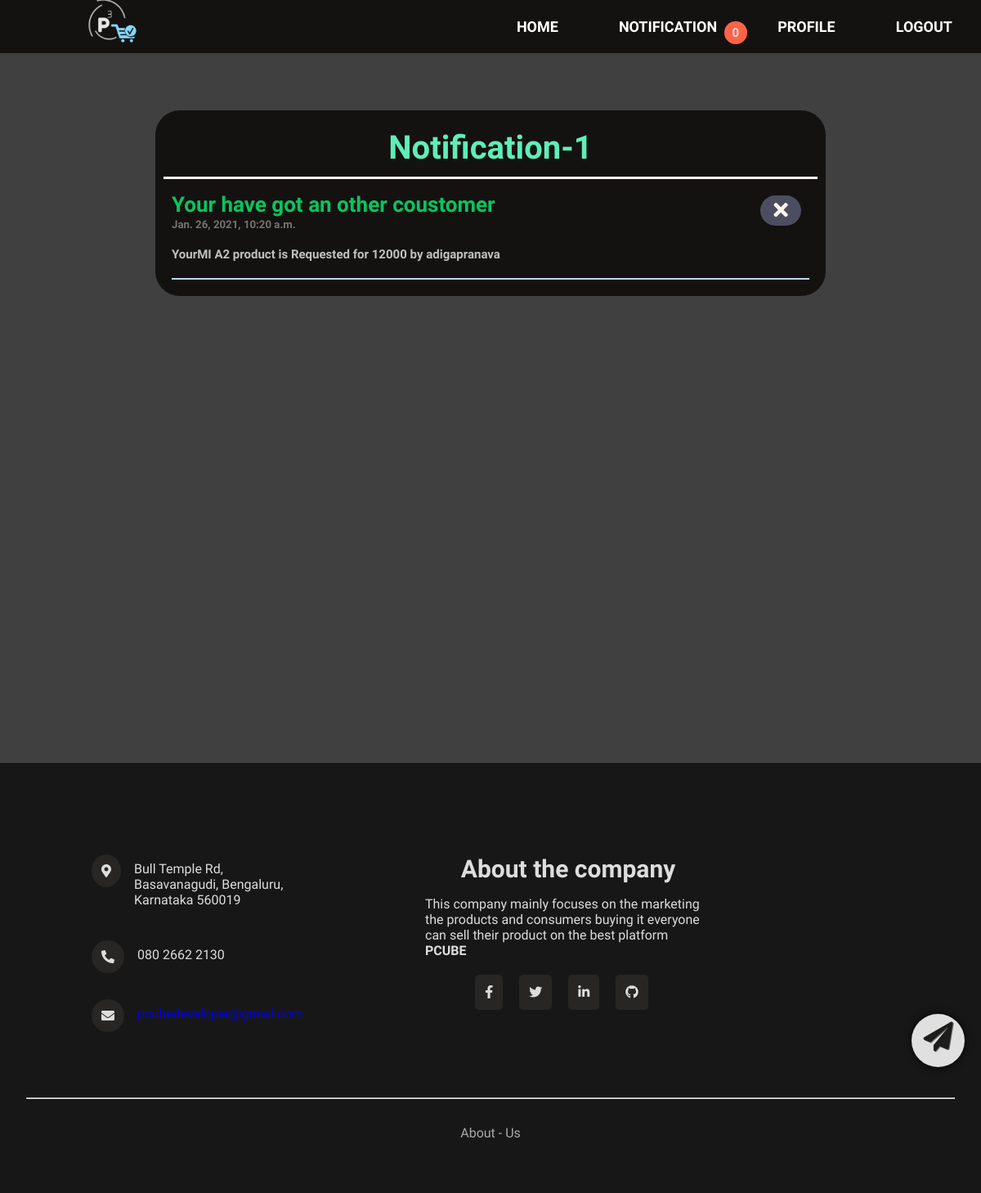
/notification/ (signed in), run on an earlier commit of the app's database.
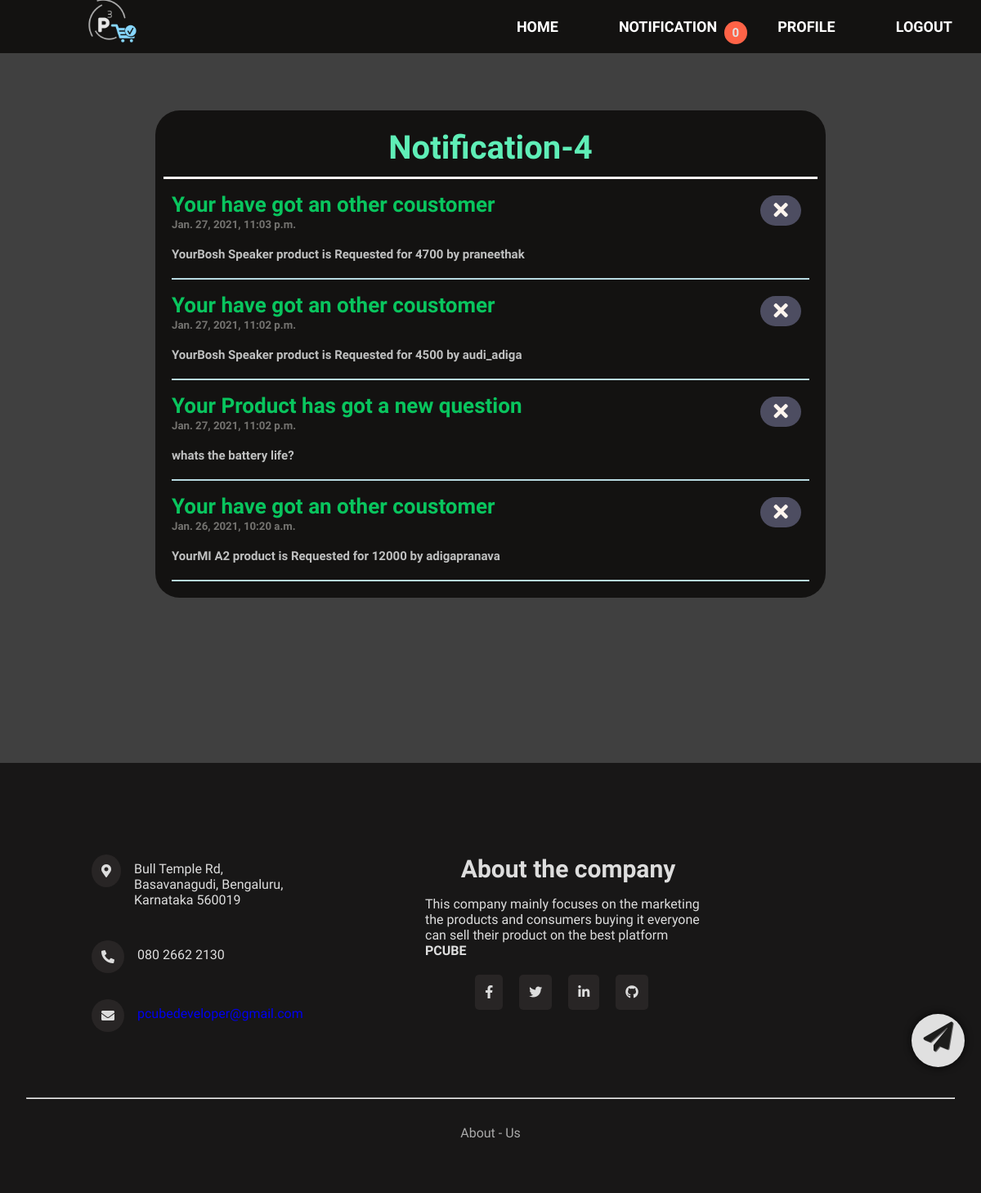
And on a later commit of the database.
### pcube/models.py (models this page shows)
class Notification(models.Model):
    post = models.ForeignKey(Post, on_delete=models.CASCADE, blank=True, null=True)
    user = models.ForeignKey(User, on_delete=models.CASCADE)
    ques = models.ForeignKey(Question, on_delete=models.CASCADE, blank=True, null=True, default=None)
    title = models.CharField(max_length= 30)
    h1 = models.CharField(max_length= 30)
    discription = discription = models.TextField()
    date_posted = models.DateTimeField(default=timezone.now)
    read =  models.BooleanField(default=False)
    showed = models.BooleanField(default=False)

### pcube/views.py (the view)
# urls.py: path('notification/', views.notification, name='notification'),
def notification(request):
    try:
        msgs = Notification.objects.order_by('-date_posted').filter(user = request.user, read = False)
        noti_count = msgs.count()
        unread_msgs = msgs.filter(showed = False)
        for unread_msg in unread_msgs:
            unread_msg.showed = True
            unread_msg.save()
    except:
        msgs = []
        noti_count = 0
    context = {
        'msgs':msgs,
        'msgs_count': noti_count
    }
    return render(request, 'pcube/notification.html',context)

### pcube/templates/pcube/notification.html (shortened to what this page needs)
{% extends 'pcube/base.html' %}
{% load static %}
{% block headers %}
    <link rel="stylesheet" type="text/css" href="{% static 'pcube/notification.css' %}">
{% endblock headers %}
{% block content %}
    <div class="notifications">
        <h2>Notification-{{msgs_count}}</h2>
        {% for msg in msgs %}
        <div class="notification">
            <h1><a href="{% url 'post-detail' msg.post.id %}#question-no-{{msg.ques.id}}">{{msg.title}}</a>
                <h5>{{msg.date_posted}}</h5>
                <form action="{% url 'noti-clear' %}" method="POST">
                    <button id="like" class="btn ulk" type="submit" name="noti_id" value="{{ msg.id }}">
                </form>
                <i class="fas fa-times" style="font-size:25px"></i>
            </h1>
            <h3>{{msg.discription}}</h3>
        </div>
        {% endfor %}
    </div>
    <div class="addpost-div">
        <div class="addpost-div2">
            <div id="addpost">
                <a href="{% url 'add-post' %}"><i class="fa fa-paper-plane" style="font-size:36px"></i></a>
            </div>
        </div>
    </div>
{% endblock content %}

### pcube/templates/pcube/base.html (shortened to what this page needs)
{% load static %}
<!DOCTYPE html>
<html lang="en">
<head>
    <link rel="stylesheet" href="https://use.fontawesome.com/releases/v5.15.2/css/all.css"
>
    <link rel="stylesheet" type="text/css" href="{% static 'pcube/main.css' %}">
    {% block headers %}
    {% endblock headers %}
</head>
<body>
    <nav>
        <label class="logo">
            <a href="{% url 'pcube-home' %}" style="color: aliceblue;">
                <img src="{% static 'images/favicon2.png' %}" alt="logo" style="position: relative; top: -13px; height: 70px;">
            </a>
        </label>
        <ul class="list">
            <li class="ls"><a class="active" href="{% url 'pcube-home' %}">Home</a></li>
            <li class="ls noti-li">
                <a href="{% url 'notification' %}">Notification</a>
                <p id="noti-count">0</p>
            </li>
            {% if user.is_authenticated %}
                <li class="ls"><a href="{% url 'profile' %}">Profile</a></li>
                <li class="ls"><a href="{% url 'logout' %}">Logout</a></li>
            {% else %}
                <li class="ls"><a href="{% url 'login' %}">sign-in</a></li>
            {% endif %}
        </ul>
    </nav>
    <div class="block">
        {% block content %}
        {% endblock content %}
    </div>
    <footer>
        <div class="total-div">
      <div class="copyright">
        <div class="loc">
            <div>
            <i class="fas fa-map-marker-alt"></i>
            </div>
            <p>Bull Temple Rd, Basavanagudi,
            Bengaluru, Karnataka 560019</p>
        </div>
        <div class="phn">
            <div>
            <i class="fas fa-phone-alt"></i>
            </div>
            <p>080 2662 2130</p>
        </div>
        <div class="mail">
            <div>
            <i class="fas fa-envelope"></i>
            </div>
            <a href="mailto:pcubedeveloper@gmail.com">pcubedeveloper@gmail.com</a>
        </div>
      </div>
      <div class="social">
        <h3>About the company</h3>
        <p>This company mainly focuses on the marketing the products and
            consumers buying it everyone can sell their product on the best
            platform <strong>PCUBE</strong>
        </p>
        <div class="link">
            <a href="#"><i class="fab fa-facebook-f"></i></a>
            <a href="#"><i class="fab fa-twitter"></i></a>
            <a href="#"><i class="fab fa-linkedin-in"></i></a>
            <a href="https://github.com/adigapranava/PCUBE"><i class="fab fa-github"></i></a>
        </div>
      </div>
      </div>
      <hr>
      <div class="about-us"><a href="{% url 'about_us' %}" target="_blank">About - Us</a></div>
    </footer>
</body>
</html>

### static/pcube/main.css (style rules this page uses)
* { text-decoration: none; list-style: none; margin: 0; padding: 0; font-family: 'Didact Gothic', sans-serif; }
body { margin: 0; padding: 0; background-image: url("https://securecdn.pymnts.com/wp-content/uploads/2020/01/mukeshambani-relianceindustries-retail-amazon-flipkart-india-eCommerce.jpg"); background-color: #0f0f0fcb; background-blend-mode: multiply; background-repeat: no-repeat; background-size: cover; background-attachment: fixed; }
.logo { width: 20%; height: auto; min-width: 200px; }
nav { background-color: #131211; color: #e0e0e0; height: 65px; width: 100%; position: sticky; top: 0; z-index: 3; padding: 0; margin: 0; transition: height 0.7s; }
label.logo { color: white; font-size: 35px; line-height: 65px; padding: 0 100px; font-weight: bold; transition: line-height 0.7s; }
nav ul { float: right; margin-right: 20px; padding: 0; margin: 0; }
nav ul li { display: inline-block; line-height: 65px; margin: 0 5px; padding: 0; font-weight: 600; }
nav ul li a { color: white; font-size: 18px; padding: 10px 30px; margin: 0; border-radius: 30px; text-transform: uppercase; }
.noti-li { position: relative; }
#noti-count { font-size: 15px; margin: 0; position: absolute; top: 26px; right: -7px; line-height: normal; padding: 5px 10px; background-color: tomato; border-radius: 50%; }
.block { min-height: 100vh; }
footer { margin-top: 3rem; background-color: #181717; width: 100%; min-height: 300px; color: #ddd; padding: 2rem; box-sizing: border-box; }
.total-div { display: flex; }
footer .copyright { padding: 4rem; }
footer .copyright .loc, footer .copyright .phn, footer .copyright .mail { display: flex; padding: 1rem; }
footer .copyright i { background-color: #282525; padding: 0.75rem; border-radius: 50%; }
footer .copyright p, footer .copyright a { padding: 0.5rem 0.5rem 0.5rem 1rem; max-width: 200px; }
footer .social { padding: 4rem; text-align: center; }
footer .social h3 { padding: 1rem; font-size: 30px; }
footer .social p { max-width: 350px; text-align: left; }
footer .social .link { padding-top: 2rem; }
footer .social .link a { margin-right: 1rem; background-color: #282525; padding: 0.75rem; color: #ddd; border-radius: 5px; }
.about-us { text-align: center; padding: 2rem; color: #aaa; }
.about-us a { color: #aaa; }
.block { margin: 0; padding-top: 20px; }

### static/pcube/notification.css (style rules this page uses)
.notifications { margin-top: 50px; padding: 10px; background-color: #131211; border-radius: 30px; color: aliceblue; width: 90%; max-width: 800px; position: relative; left: 50%; transform: translateX(-50%); position: relative; }
.notifications h2 { color: rgb(95, 238, 183); font-size: 40px; text-align: center; padding: 12px 17px; border-bottom: #fdf8f9 solid; }
.notifications .notification { margin: 10px; padding-bottom: 20px; border-bottom: 2px solid #b8dae2; position: relative }
.notifications .notification h3 { color: #bfc0c0; padding-top: 20px; font-size: 15px; }
.notifications .notification h1 a { color: #09c55e; font-size: 26px; }
.notifications .notification h5 { color: #747370; }
.btn { border: none; outline: none; padding: 5px 10px; background-color: rgb(77, 77, 97); border-radius: 30px; font-size: 20px; color: seashell; min-width: 50px; text-align: center; position: absolute; top: 10px; right: 10px; }

### pcube/templates/pcube/notification.html (style rules this page uses)
#addpost { background-color: #e0e0e0; color: rgb(19, 18, 17); text-shadow: 1px 1px #666565; padding: 10px; border-radius: 50%; width: 45px; height: 45px; position: relative; text-align: center; box-shadow: 0px 0px 10px #050505; cursor: pointer; }
.addpost-div { position: fixed; top: 85%; right: 20px; z-index: 100; }
.addpost-div2 { position: relative; }
#addpost a { color: #1d1d1c; }

What changed in the data, as far as the page shows it:
added Notification: title "Your have got an other coustomer", date_posted "Jan. 27, 2021, 11:03 p.m.", {{ msg.id }} 152 (drawn), discription "YourBosh Speaker product is Requested for 4700 by praneethak"
added Notification: title "Your have got an other coustomer", date_posted "Jan. 27, 2021, 11:02 p.m.", {{ msg.id }} 150 (drawn), discription "YourBosh Speaker product is Requested for 4500 by audi_adiga"
added Notification: title "Your Product has got a new question", date_posted "Jan. 27, 2021, 11:02 p.m.", {{ msg.id }} 149 (drawn), discription "whats the battery life?"
Also different on the page:
{{ msgs_count }}: "1" → "4"
